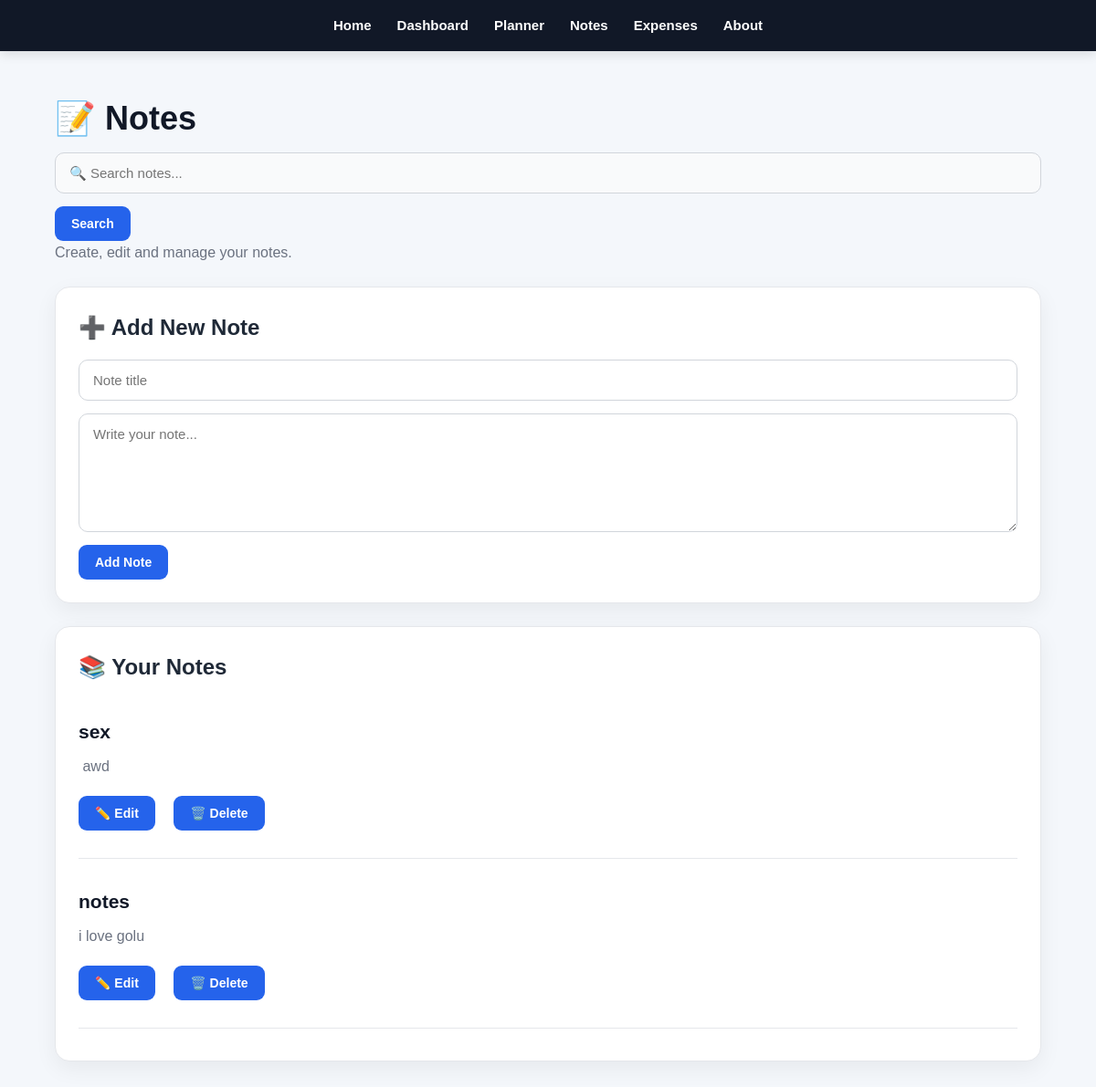
The app's page /notes with its own data.
### tables this page shows
CREATE TABLE notes (
    id INTEGER PRIMARY KEY AUTOINCREMENT,
    title TEXT NOT NULL,
    content TEXT NOT NULL
);

### app.py (the view, shortened to what this page needs)
@app.route("/notes", methods=["GET", "POST"])
def notes():
    connection = sqlite3.connect(DATABASE)
    cursor = connection.cursor()
    search = request.args.get("search", "").strip()
    if search:
        cursor.execute(
            """
            SELECT * FROM notes
            WHERE title LIKE ? OR content LIKE ?
            ORDER BY id DESC
            """,
            (f"%{search}%", f"%{search}%")
        )
    else:
        cursor.execute(
            "SELECT * FROM notes ORDER BY id DESC"
        )
    notes = cursor.fetchall()
    connection.close()
    return render_template(
        "notes.html",
        notes=notes,
        search=search
    )

### templates/notes.html (shortened to what this page needs)
<!DOCTYPE html>
<html lang="en">
<head>
    <link rel="stylesheet"
          href="{{ url_for('static', filename='css/style.css') }}">
</head>
<body>
<nav>
    <a href="/">Home</a>
    <a href="/dashboard">Dashboard</a>
    <a href="/planner">Planner</a>
    <a href="/notes">Notes</a>
    <a href="/expenses">Expenses</a>
    <a href="/about">About</a>
</nav>
<div class="container">
    <h1>📝 Notes</h1>
    <form method="GET" action="/notes">
    <input
        type="text"
        name="search"
        placeholder="🔍 Search notes..."
        value="{{ search }}"
    >
    <button type="submit">
        Search
    </button>
</form>
    <p>Create, edit and manage your notes.</p>
    <div class="card">
        <h2>➕ Add New Note</h2>
        <form method="POST" action="/notes">
            <input
                type="text"
                name="title"
                placeholder="Note title"
                required
            >
            <textarea
                name="content"
                placeholder="Write your note..."
                rows="6"
                required
            ></textarea>
            <button type="submit">
                Add Note
            </button>
        </form>
    </div>
    <div class="card">
        <h2>📚 Your Notes</h2>
        {% if notes %}
            {% for note in notes %}
                <div class="note">
                    <h3>{{ note[1] }}</h3>
                    <p>{{ note[2] }}</p>
                    <a href="/edit_note/{{ note[0] }}">
                        <button type="button">
                            ✏️ Edit
                        </button>
                    </a>
                    <a href="/delete_note/{{ note[0] }}">
                        <button type="button">
                            🗑️ Delete
                        </button>
                    </a>
                </div>
                <hr>
            {% endfor %}
        {% else %}
            <p>
                No notes yet. Create your first note above.
            </p>
        {% endif %}
    </div>
</div>
</body>
</html>

### static/css/style.css (style rules this page uses)
* { margin: 0; padding: 0; box-sizing: border-box; }
body { font-family: Arial, Helvetica, sans-serif; background: #f4f7fb; color: #1f2937; line-height: 1.6; }
nav { background: #111827; padding: 16px 30px; display: flex; justify-content: center; gap: 28px; box-shadow: 0 3px 12px rgba(0, 0, 0, 0.12); }
nav a { color: white; text-decoration: none; font-size: 15px; font-weight: 600; transition: 0.2s ease; }
.container { width: 90%; max-width: 1100px; margin: 45px auto; }
h1 { font-size: 36px; margin-bottom: 8px; color: #111827; }
h2 { margin-bottom: 15px; color: #1f2937; }
h3 { margin-bottom: 8px; color: #111827; }
p { color: #6b7280; }
.card { background: white; padding: 25px; margin-top: 25px; border-radius: 16px; box-shadow: 0 8px 25px rgba(0, 0, 0, 0.06); border: 1px solid #e5e7eb; }
form { display: flex; flex-direction: column; gap: 14px; }
input, textarea, select { width: 100%; padding: 13px 15px; border: 1px solid #d1d5db; border-radius: 10px; font-size: 15px; font-family: inherit; background: white; outline: none; transition: border-color 0.2s ease, box-shadow 0.2s ease; }
textarea { resize: vertical; min-height: 130px; }
button { width: fit-content; padding: 11px 18px; border: none; border-radius: 9px; background: #2563eb; color: white; font-size: 14px; font-weight: 600; cursor: pointer; transition: background 0.2s ease, transform 0.2s ease; }
a { color: #2563eb; }
.note { padding: 20px 0; }
.note h3 { font-size: 21px; }
.note p { margin-bottom: 12px; white-space: pre-wrap; }
.note a { text-decoration: none; margin-right: 8px; }
.note button { margin-top: 5px; }
hr { border: none; border-top: 1px solid #e5e7eb; margin: 10px 0; }
input[name="search"] { background: #f9fafb; }
.card a button { margin-right: 8px; margin-top: 8px; }

### records on screen
notes: title "sex", content "awd"
notes: title "notes", content "i love golu"
